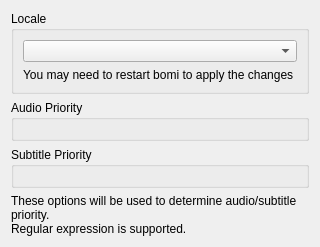
       <widget class="QWidget" name="language">
        <layout class="QVBoxLayout" name="verticalLayout_10">
         <item>
          <widget class="QGroupBox" name="groupBox_15">
           <property name="title">
            <string>Locale</string>
           </property>
           <layout class="QVBoxLayout" name="verticalLayout_15">
            <item>
             <widget class="LocaleComboBox" name="app_locale">
              <property name="sizePolicy">
               <sizepolicy hsizetype="Expanding" vsizetype="Fixed">
                <horstretch>0</horstretch>
                <verstretch>0</verstretch>
               </sizepolicy>
              </property>
             </widget>
            </item>
            <item>
             <widget class="QLabel" name="label_26">
              <property name="text">
               <string>You may need to restart bomi to apply the changes </string>
              </property>
             </widget>
            </item>
           </layout>
          </widget>
         </item>
         <item>
          <widget class="QGroupBox" name="groupBox_33">
           <property name="title">
            <string>Audio Priority</string>
           </property>
           <layout class="QHBoxLayout" name="horizontalLayout_32">
            <item>
             <widget class="StringListWidget" name="audio_priority" native="true">
              <property name="sizePolicy">
               <sizepolicy hsizetype="Preferred" vsizetype="Expanding">
                <horstretch>0</horstretch>
                <verstretch>0</verstretch>
               </sizepolicy>
              </property>
             </widget>
            </item>
           </layout>
          </widget>
         </item>
         <item>
          <widget class="QGroupBox" name="groupBox_32">
           <property name="title">
            <string>Subtitle Priority</string>
           </property>
           <layout class="QHBoxLayout" name="horizontalLayout_31">
            <item>
             <widget class="StringListWidget" name="sub_priority" native="true">
              <property name="sizePolicy">
               <sizepolicy hsizetype="Preferred" vsizetype="Expanding">
                <horstretch>0</horstretch>
                <verstretch>0</verstretch>
               </sizepolicy>
              </property>
             </widget>
            </item>
           </layout>
          </widget>
         </item>
         <item>
          <widget class="QLabel" name="label_7">
           <property name="text">
            <string>These options will be used to determine audio/subtitle priority.
Regular expression is supported.</string>
           </property>
           <property name="wordWrap">
            <bool>true</bool>
           </property>
          </widget>
         </item>
        </layout>
       </widget>
